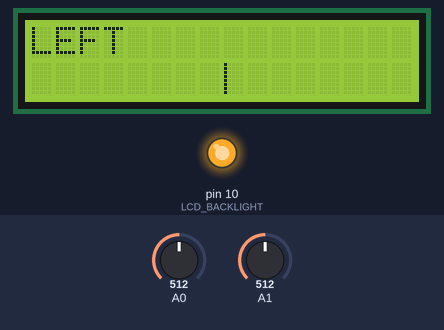
The sketch below on a simulated Arduino Uno, built with avr-gcc and run on an emulated ATmega328P. On the bench: 16×2 character LCD, output pins drawn as LEDs (lit = HIGH). The inputs (shaded band) are chosen by the test bench; at power-on: A0 = 512, A1 = 512.

Above: at 1.2 s.
1.3 s: A0 set to 540
At 2.4 s:
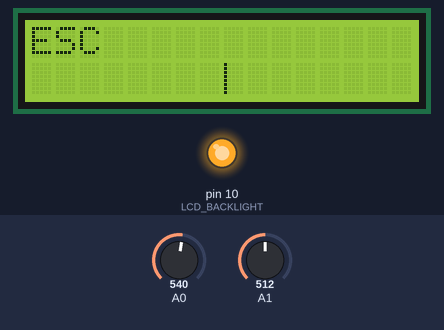
2.8 s: A1 set to 525
4.3 s: A1 set to 547
At 5.5 s:
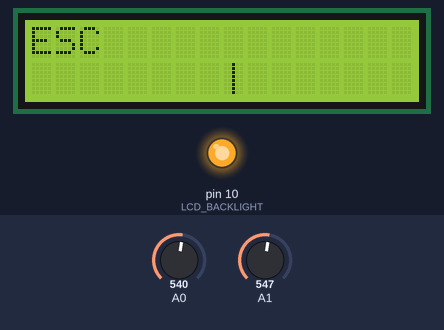
5.8 s: A0 set to 520
At 6.3 s:
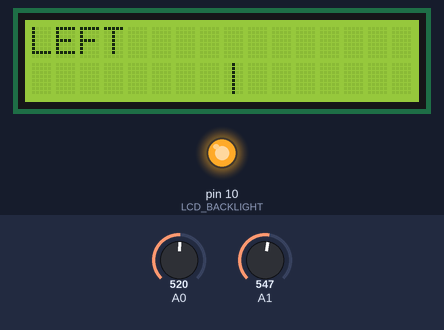
7.3 s: A1 set to 511
At 7.9 s:
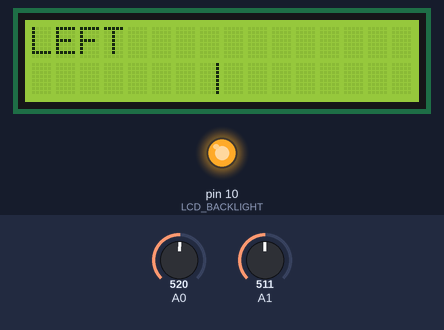
8.8 s: A0 set to 716
At 9.7 s:
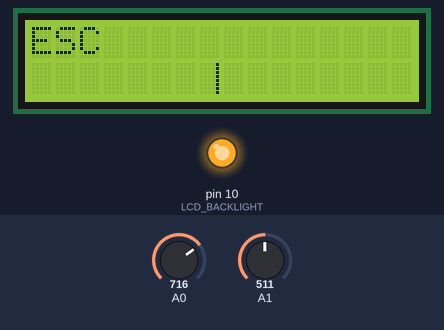
Timing chart, 0 to 11.3 s (numbered marks = the images above; inputs shaded):
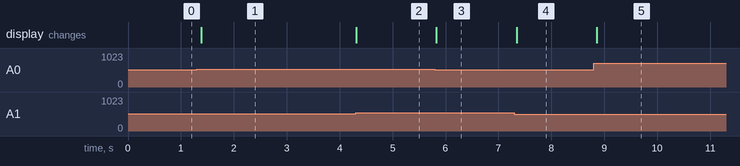

Measured:
- the behaviour switches between 533 and 534 on A1 (found by bisection; images 1 and 2)
- after the input at 1.3 s, the display: changes after 0.08 s (image 1)
- after the input at 2.8 s, every drawn part: stays the same
- after the input at 4.3 s, the display: changes at once (image 2)
- after the input at 5.8 s, the display: changes at once (image 3)
- after the input at 7.3 s, the display: changes at once (image 4)
- after the input at 8.8 s, the display: changes after 0.06 s (image 5)

The sketch:

lcd-key-mod-shield.ino
```cpp
// LCD KEY MOD SHIELD
// PBA 2018-02-13
// Mise en oeuvre d'un shield écran + clavier modifié (le bouton RESET devient OK)
// Nécessite :
// - un shield LCD + clavier
// - un potentiomètre branché sur l'entrée A1

#include <LiquidCrystal.h>
LiquidCrystal lcd(8, 9, 4, 5, 6, 7);

#define KEY_NONE   0
#define KEY_UP     1
#define KEY_DOWN   2
#define KEY_LEFT   3
#define KEY_RIGHT  4
#define KEY_SELECT 5
#define KEY_ESC    5 // Nouveau nom pour la touche SELECT
#define KEY_RST    6
#define KEY_OK     6 // Nouveau nom pour la touche RESET
#define LCD_BACKLIGHT 10

// 3 caractères programmables pour dessiner un curseur semi-graphique
const byte ProgChar[8][8]=
{
  {B10000,B10000,B10000,B10000,B10000,B10000,B10000,B10000}, // Trait vertical à gauche
  {B00100,B00100,B00100,B00100,B00100,B00100,B00100,B00100}, // Trait vertical au milieu
  {B00001,B00001,B00001,B00001,B00001,B00001,B00001,B00001}, // Trait vertical à droite
};

byte readButtons()  // Lecture des boutons
{
  word keyInput = analogRead(0);  // En commentaire : les valeurs lues lors des tests
  if (keyInput > 950) return KEY_NONE;   // 1019
  if (keyInput < 50)   return KEY_RIGHT; // 0
  if (keyInput < 180)  return KEY_UP;    // 98
  if (keyInput < 330)  return KEY_DOWN;  // 256
  if (keyInput < 530)  return KEY_LEFT;  // 411
  if (keyInput < 760)  return KEY_ESC;   // 644
  return KEY_OK;
}

void displayButtons() // Affiche le nom du bouton sur lequel on appuie
{
  lcd.setCursor(0, 0);
  switch(readButtons())
  {
  case KEY_UP :
    lcd.print("UP   ");
    break;
  case KEY_DOWN :
    lcd.print("DOWN ");
    break;
  case KEY_LEFT :
    lcd.print("LEFT ");
    break;
  case KEY_RIGHT :
    lcd.print("RIGHT");
    break;
  case KEY_ESC :
    lcd.print("ESC  ");
    break;
  case KEY_OK :
    lcd.print("OK   ");
    break;
  default :
    lcd.print("     ");
  }
}

void displayAnalogData() // Affiche la position du potentiomètre sous la forme d'un curseur
{
  word data = analogRead(1);
  static word oldData = 1024; // Précédente valeur lue
  if(data!=oldData)  // Ne met à jour l'affichage qu'en cas de changement
  {
    lcd.setCursor(oldData>>6, 1); // Effacement de l'ancien curseur
    lcd.write(' ');
    lcd.setCursor(data>>6, 1); // Les 4 bits de poids fort positionnent le caractère
    word sub = data&0x3F;
    lcd.write(sub/22); // Les 6 bits de poids faible, divisés par 22 donnent un chiffre entre 0 et 2
    oldData=data;      // ... ce  chiffre correspond au caractère programmable à afficher
  }
}

void setup()
{
  lcd.begin(16, 2);
  lcd.noCursor();
  lcd.noBlink();
  pinMode(LCD_BACKLIGHT, OUTPUT);
  digitalWrite(LCD_BACKLIGHT, 1);

  // Définition des caractères programmables (codes 0, 1 et 2)
  int i;
  for(i=0; i<3; i++)
    lcd.createChar(i,ProgChar[i]);
}

void loop()
{
  displayButtons();
  displayAnalogData();
  delay(100);
}
```
